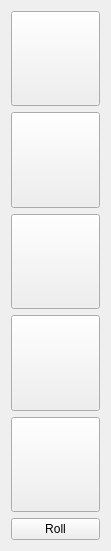
   <widget class="QWidget" name="verticalLayoutWidget">
    <property name="geometry">
     <rect>
      <x>490</x>
      <y>70</y>
      <width>111</width>
      <height>551</height>
     </rect>
    </property>
    <layout class="QGridLayout" name="diceButtonLayout">
     <item row="0" column="0">
      <widget class="QPushButton" name="dice1Button">
       <property name="sizePolicy">
        <sizepolicy hsizetype="Preferred" vsizetype="Preferred">
         <horstretch>0</horstretch>
         <verstretch>0</verstretch>
        </sizepolicy>
       </property>
       <property name="styleSheet">
        <string notr="true">border-image: url(:/new/pictures/4dice.png);</string>
       </property>
       <property name="text">
        <string/>
       </property>
       <property name="checkable">
        <bool>false</bool>
       </property>
       <property name="checked">
        <bool>false</bool>
       </property>
      </widget>
     </item>
     <item row="2" column="0">
      <widget class="QPushButton" name="dice3Button">
       <property name="sizePolicy">
        <sizepolicy hsizetype="Preferred" vsizetype="Preferred">
         <horstretch>0</horstretch>
         <verstretch>0</verstretch>
        </sizepolicy>
       </property>
       <property name="styleSheet">
        <string notr="true">border-image: url(:/new/pictures/1dice.png);</string>
       </property>
       <property name="text">
        <string/>
       </property>
      </widget>
     </item>
     <item row="1" column="0">
      <widget class="QPushButton" name="dice2Button">
       <property name="sizePolicy">
        <sizepolicy hsizetype="Preferred" vsizetype="Preferred">
         <horstretch>0</horstretch>
         <verstretch>0</verstretch>
        </sizepolicy>
       </property>
       <property name="styleSheet">
        <string notr="true">border-image: url(:/new/pictures/2dice.png);</string>
       </property>
       <property name="text">
        <string/>
       </property>
      </widget>
     </item>
     <item row="4" column="0">
      <widget class="QPushButton" name="dice5Button">
       <property name="sizePolicy">
        <sizepolicy hsizetype="Preferred" vsizetype="Preferred">
         <horstretch>0</horstretch>
         <verstretch>0</verstretch>
        </sizepolicy>
       </property>
       <property name="styleSheet">
        <string notr="true">border-image: url(:/new/pictures/3dice.png);</string>
       </property>
       <property name="text">
        <string/>
       </property>
       <property name="autoDefault">
        <bool>false</bool>
       </property>
       <property name="flat">
        <bool>false</bool>
       </property>
      </widget>
     </item>
     <item row="3" column="0">
      <widget class="QPushButton" name="dice4Button">
       <property name="sizePolicy">
        <sizepolicy hsizetype="Preferred" vsizetype="Preferred">
         <horstretch>0</horstretch>
         <verstretch>0</verstretch>
        </sizepolicy>
       </property>
       <property name="styleSheet">
        <string notr="true">border-image: url(:/new/pictures/4dice.png);</string>
       </property>
       <property name="text">
        <string/>
       </property>
      </widget>
     </item>
     <item row="5" column="0">
      <widget class="QPushButton" name="rollDiceButton">
       <property name="enabled">
        <bool>true</bool>
       </property>
       <property name="text">
        <string>Roll</string>
       </property>
       <property name="autoDefault">
        <bool>false</bool>
       </property>
       <property name="flat">
        <bool>false</bool>
       </property>
      </widget>
     </item>
    </layout>
    <zorder>dice4Button</zorder>
    <zorder>dice1Button</zorder>
    <zorder>dice5Button</zorder>
    <zorder>dice2Button</zorder>
    <zorder>dice3Button</zorder>
    <zorder>rollDiceButton</zorder>
   </widget>
